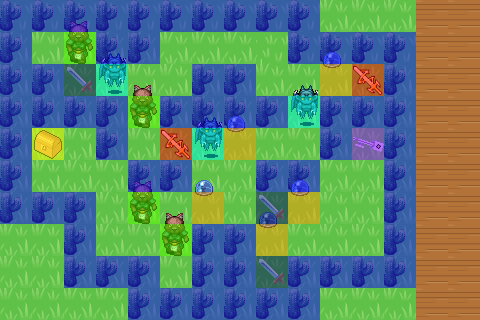

This is a level from a 2D game, rendered from its Tiled map with the project's own tilesets. A one-line summary and the map file follow, with tile-layer data summarised:
An orthogonal 15x10 tile map with 32x32 px tiles, 3 tile layers (Background, Items2, MetaInfo), 5 tilesets and 1 object (SpawnPoint).

<map version="1.0" orientation="orthogonal" renderorder="right-down" width="15" height="10" tilewidth="32" tileheight="32" nextobjectid="6">
 <tileset firstgid="1" name="ortho-test1" tilewidth="32" tileheight="32" spacing="1" margin="1" tilecount="961" columns="31">
  <image source="ortho-test1.png" width="1024" height="1024" />
 </tileset>
 <tileset firstgid="962" name="Holygrail" tilewidth="30" tileheight="45" spacing="1" margin="1" tilecount="40" columns="8">
  <image source="Holygrail.png" width="256" height="256" />
 </tileset>
 <tileset firstgid="1002" name="metaset10way" tilewidth="32" tileheight="32" spacing="1" margin="1" tilecount="10" columns="5">
  <image source="metaset10way.png" width="166" height="67" />
  <tile id="0">
   <properties>
    <property name="Item" value="sword" />
   </properties>
  </tile>
  <tile id="1">
   <properties>
    <property name="Item" value="water" />
   </properties>
  </tile>
  <tile id="2">
   <properties>
    <property name="Item" value="bag" />
   </properties>
  </tile>
  <tile id="3">
   <properties>
    <property name="Item" value="wolf" />
   </properties>
  </tile>
  <tile id="4">
   <properties>
    <property name="Item" value="monster" />
   </properties>
  </tile>
  <tile id="5">
   <properties>
    <property name="Item" value="wall" />
   </properties>
  </tile>
  <tile id="6">
   <properties>
    <property name="Item" value="sword2" />
   </properties>
  </tile>
  <tile id="7">
   <properties>
    <property name="Item" value="key" />
   </properties>
  </tile>
 </tileset>
 <tileset firstgid="1012" name="Holygrail" tilewidth="32" tileheight="32" spacing="1" margin="1" tilecount="49" columns="7">
  <image source="Holygrail.png" width="256" height="256" />
 </tileset>
 <tileset firstgid="1061" name="holy_tmw" tilewidth="32" tileheight="32" spacing="1" margin="1" tilecount="5" columns="5">
  <image source="holy_tmw.png" width="166" height="34" />
 </tileset>
 <layer name="Background" width="15" height="10">
  <data>[150 cells, 150 non-empty, 3 distinct tile ids]</data>
 </layer>
 <objectgroup name="Objects">
  <object id="4" name="SpawnPoint" x="206" y="48" width="1" height="1" />
 </objectgroup>
 <layer name="Items2" width="15" height="10">
  <data>[150 cells, 85 non-empty, 8 distinct tile ids]</data>
 </layer>
 <layer name="MetaInfo" width="15" height="10">
  <data>[150 cells, 85 non-empty, 8 distinct tile ids]</data>
 </layer>
</map>
